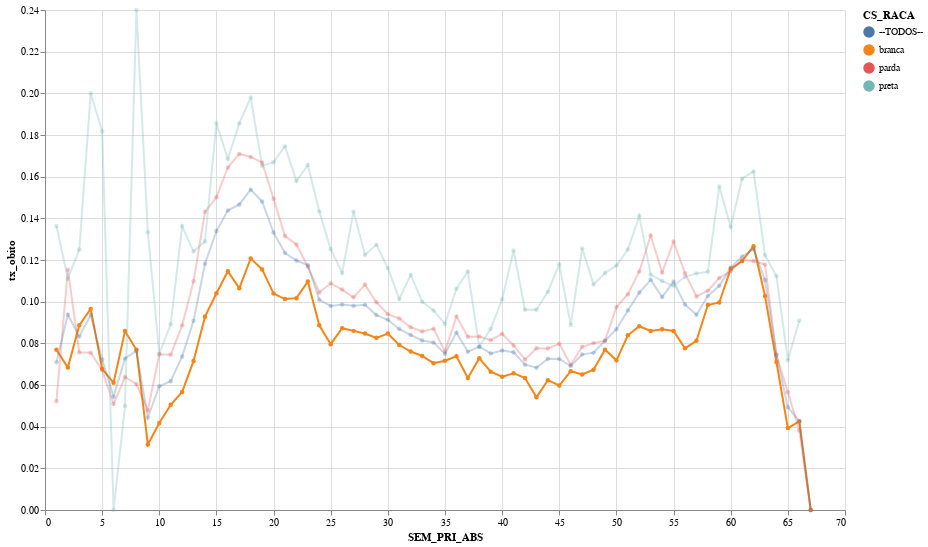

Notebook cell for this chart:
### Markdown cell above
### Taxa de óbito por Raça/Cor
> até 50 anos

### Code cell
#collapse

cat2 = 'CS_RACA'
index_cols = [cat1,cat2]
selection_dict = {'CS_RACA':"!= ['ignorado','nd','indigena','amarela']",'idade_anos':' <= 50'}  # 'EVOLUCAO':"== ['cura','obito']"}
dataFrame2Chart(df_srag,index_cols,selection_dict)

### Figure 1 — Vega-Lite specification as saved in the notebook (floating-point values rounded to 4 significant figures; data arrays with more than 128 entries replaced by an {"elided": "..."} marker saying what was removed)
{"config": {"view": {"continuousWidth": 400, "continuousHeight": 300}, "point": {"size": 20}}, "data": {"name": "data-b926a689453dac7fc0637027e25eb5c4"}, "mark": {"type": "line", "point": true, "strokeWidth": 2}, "encoding": {"color": {"type": "nominal", "field": "CS_RACA"}, "opacity": {"condition": {"value": 1.0, "selection": "Selecione"}, "value": 0.3}, "tooltip": [{"type": "quantitative", "field": "SEM_PRI_ABS"}, {"type": "nominal", "field": "CS_RACA"}, {"type": "quantitative", "field": "cura"}, {"type": "quantitative", "field": "ignorado"}, {"type": "quantitative", "field": "nd"}, {"type": "quantitative", "field": "obito"}, {"type": "quantitative", "field": "obito_outras_causas"}, {"type": "quantitative", "field": "total"}, {"type": "quantitative", "field": "tx_obito"}], "x": {"type": "quantitative", "field": "SEM_PRI_ABS"}, "y": {"type": "quantitative", "field": "tx_obito"}}, "height": 500, "selection": {"Selecione": {"type": "single", "fields": ["CS_RACA"], "init": {"CS_RACA": "branca"}, "bind": {"CS_RACA": {"input": "select", "options": ["branca", "parda", "preta", "--TODOS--"]}}}}, "width": 800, "$schema": "https://vega.github.io/schema/vega-lite/v4.8.1.json", "datasets": {"data-b926a689453dac7fc0637027e25eb5c4": {"elided": "267 records"}}}
